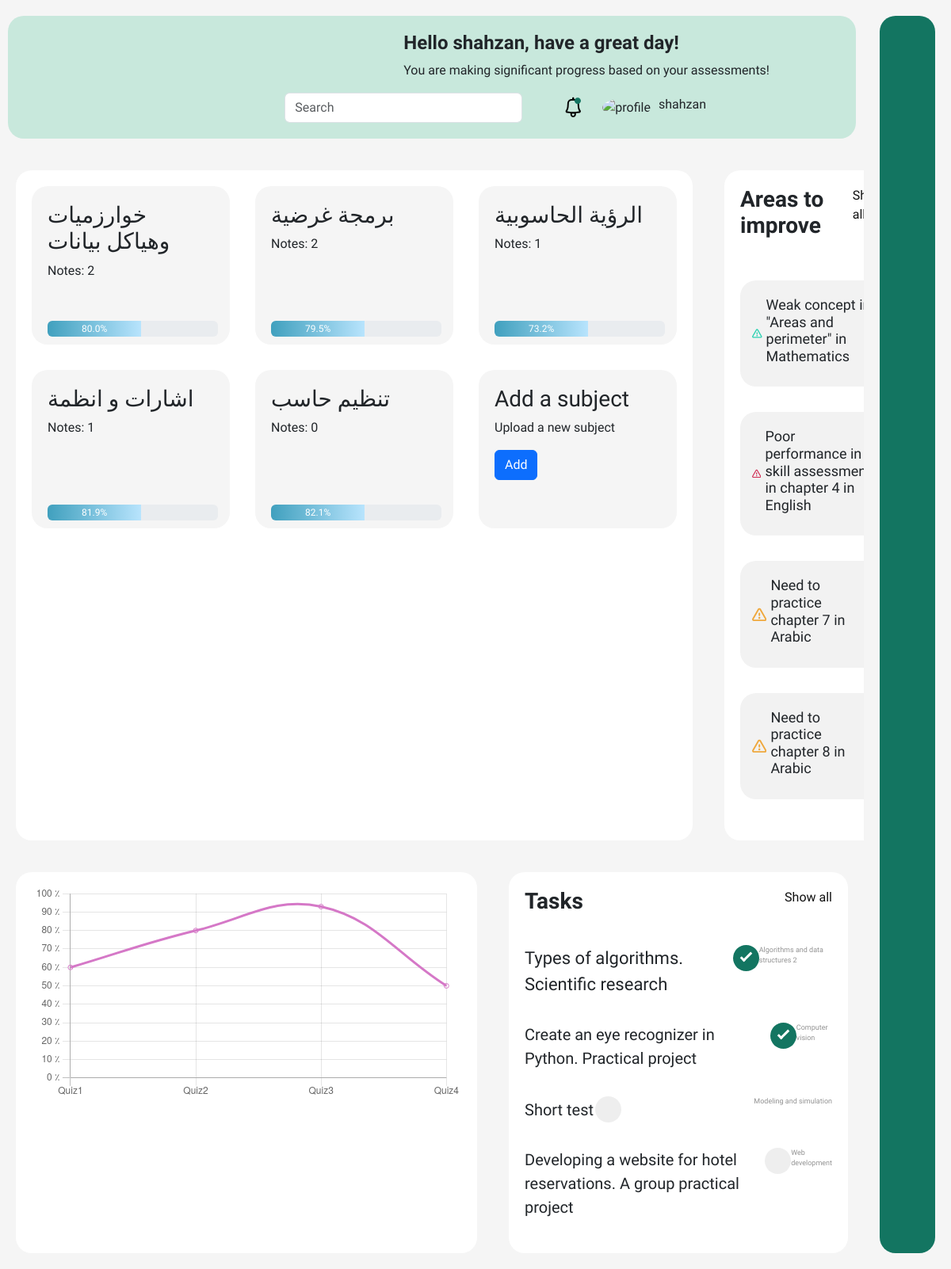
Screenshot of / (signed in) with the database file from the repository.
### web/models.py (models this page shows, shortened)
class Subject(models.Model):
    username = models.CharField(max_length=256, default="")
    subject_name = models.CharField(max_length=100)
    num_notes = models.IntegerField(default=0)
    progress = models.FloatField(default=0)

### web/views.py (the view)
# urls.py: path("", views.index, name="index"),
def index(request):
    try:
        userprofile = UserProfile.objects.get(user=request.user)
        subjects = Subject.objects.filter(username=request.user.username)[:6]
        return render(request, 'web/index.html', {
            "userprofile":userprofile,
            "subjects":subjects,
        })
    except:
        return render(request, 'web/index.html')

### web/templates/web/index.html (shortened to what this page needs)
{% extends 'web/layout.html' %}
{% block body %}
    <div class="wrapper">
        <div class="main">
            <div id="row-two">
                <div class="subjects">
                    <div class="subjects-list">
                        {% for subject in subjects %}
                        <a class="text-dark" href="{% url 'web:open_subject' subject.id %}">
                            <div class="subject">
                                <div class="subject-desc">
                                    <h3>{{ subject.subject_name }}</h3>
                                    <p>Notes: {{subject.num_notes}}</p>
                                </div>
                                <div class="subject-progress">
                                    <div style="height: 20px" class="progress" role="progressbar"
                                        aria-label="Example with label" aria-valuenow="25" aria-valuemin="0"
                                        aria-valuemax="100">
                                        <div class="progress-bar"
                                            style="width: 55%; background: linear-gradient(270deg,#b8e4fd 0%,#40a0be 100%);">
                                            {{ subject.progress }}%
                                        </div>
                                    </div>
                                </div>
                            </div>
                        </a>
                        {% endfor %}
                        <div class="text-dark">
                            <div class="subject">
                                <div class="subject-desc">
                                    <h3>Add a subject</h3>
                                    <p>Upload a new subject</p>
                                    <button class="btn btn-primary" onclick="openSubject()">Add</button>
                                </div>
                            </div>
                        </div>
                    </div>
                </div>
                <div class="notifications">
                    <div class="notifi-desc">
                        <h3>Areas to improve</h3>
                        <a href="#">Show all</a>
                    </div>
                    <div class="notifi-menu">
                        <div class="notifi-item">
                            <h4>Weak concept in "Areas and perimeter" in Mathematics</h4>
                        </div>
                        <div class="notifi-item">
                            <h4>Poor performance in skill assessment in chapter 4 in English</h4>
                        </div>
                        <div class="notifi-item">
                            <h4>Need to practice chapter 7 in Arabic</h4>
                        </div>
                        <div class="notifi-item">
                            <h4>
                                Need to practice chapter 8 in Arabic
                            </h4>
                        </div>
                    </div>
                </div>
            </div>
            <div class="row-three">
                <div class="chart">
                    <canvas id="myChart" style="width: 100%"></canvas>
                </div>
                <div class="todo">
                    <div class="todo-title">
                        <h3>Tasks</h3>
                        <a href="#">Show all</a>
                    </div>
                    <div class="todo-tasks">
                        <div class="todo-task">
                            <div class="todo-task-title">
                                <label class="checkbox-container">
                                    <span class="checkmark"></span>
                                    Types of algorithms. Scientific research
                                </label>
                            </div>
                            <div class="todo-task-info">
                                <p>Algorithms and data structures 2</p>
                            </div>
                        </div>
                        <div class="todo-task">
                            <div class="todo-task-title">
                                <label class="checkbox-container">
                                    <span class="checkmark"></span>
                                    <label for="">Create an eye recognizer in Python. Practical project</label>
                                </label>
                            </div>
                            <div class="todo-task-info">
                                <p>Computer vision</p>
                            </div>
                        </div>
                        <div class="todo-task">
                            <div class="todo-task-title">
                                <label class="checkbox-container">
                                    <span class="checkmark"></span>
                                    <label for="">Short test</label>
                                </label>
                            </div>
                            <div class="todo-task-info">
                                <p>Modeling and simulation</p>
                            </div>
                        </div>
                        <div class="todo-task">
                            <div class="todo-task-title">
                                <label class="checkbox-container">
                                    <span class="checkmark"></span>
                                    <label for="">Developing a website for hotel reservations. A group practical project</label>
                                </label>
                            </div>
                            <div class="todo-task-info">
                                <p>Web development</p>
                            </div>
                        </div>
                    </div>
                </div>
            </div>
        </div>
    </div>
    <script>
        const xValues = ["Quiz1", "Quiz2", "Quiz3", "Quiz4"];
        const yValues = [60, 80, 93, 50];
        new Chart("myChart", {
            type: "line",
            data: {
                labels: xValues,
                datasets: [
                    {
                        backgroundColor: "rgba(0,0,0,0)",
                        borderColor: "#D578C7",
                        data: yValues,
                    },
                ],
            },
            options: {
                legend: {
                    display: false,
                },
                scales: {
                    yAxes: [
                        {
                            ticks: {
                                min: 0,
                                max: 100,
                                callback: function (value) {
                                    return value + " ٪ ";
                                },
                            },
                        },
                    ],
                },
            },
        });
    </script>
{% endblock %}

### web/templates/web/layout.html (shortened to what this page needs)
{% load static %}
<!DOCTYPE html>
<html lang="en">
<head>
    <link href="https://cdn.jsdelivr.net/npm/bootstrap@5.3.3/dist/css/bootstrap.min.css" rel="stylesheet"
>
    <link href="https://cdn.lineicons.com/4.0/lineicons.css" rel="stylesheet" />
    <link rel="stylesheet" href="https://cdn.jsdelivr.net/npm/bootstrap-icons@1.11.1/font/bootstrap-icons.css">
    <link rel="stylesheet" href="{% static 'web/style.css' %}">
</head>
<body>
    <div class="wrapper">
        <aside id="sidebar">
            <div class="d-flex">
                <button class="toggle-btn" type="button">
                </button>
            </div>
            <ul class="sidebar-nav">
                <li class="sidebar-item">
                    <a href="{% url 'web:index' %}" class="sidebar-link">
                    </a>
                </li>
                <li class="sidebar-item">
                    <a href="{% url 'web:ai_tutor' 0 %}" class="sidebar-link">
                    </a>
                </li>
                <li class="sidebar-item">
                    <a href="#" class="sidebar-link">
                    </a>
                </li>
                <li class="sidebar-item">
                    <a href="#" class="sidebar-link">
                    </a>
                </li>
            </ul>
            <div class="sidebar-footer">
                {% if request.user.is_authenticated %}
                <a href="{% url 'web:logout_user' %}" class="sidebar-link">
                </a>
                {% else %}
                <a href="{% url 'web:login_user' %}" class="sidebar-link">
                    <i class="lni lni-exit"></i>
                    <span>Sign in</span>
                </a>
                {% endif %}
            </div>
        </aside>
        <div class="main">
            <div class="navbar">
                <div class="navbar-welcome">
                    <h1>Hello {{request.user.username}}, have a great day!</h1>
                    <p>You are making significant progress based on your assessments!</p>
                </div>
                <div class="navbar-details">
                    <div class="navbar-search">
                        <form class="form-inline">
                            <input class="form-control mr-sm-2" type="search" placeholder="Search" aria-label="Search" />
                        </form>
                    </div>
                    <div class="navbar-settings">
                        <div class="navbar-bell">
                        </div>
                        <div class="navbar-account">
                            <div class="navbar-account-img">
                                <img width="50px"
                                    src="https://neweralive.na/wp-content/uploads/2024/06/lloyd-sikeba.jpg"
                                    alt="profile" />
                            </div>
                            <div class="navbar-account-desc">
                                <h4>{{request.user.username}}</h4>
                            </div>
                        </div>
                    </div>
                </div>
            </div>
            {% block body %}
            {% endblock %}
</body>
</html>

### web/static/web/style.css (style rules this page uses)
a { text-decoration: none; }
li { list-style: none; }
h1 { font-weight: 600; font-size: 1.5rem; }
body { font-family: "El Messiri", sans-serif; background: #f5f5f5; }
.wrapper { display: flex; flex-direction: row-reverse; }
.main { min-height: 100vh; width: 100%; overflow: hidden; transition: all 0.35s ease-in-out; }
#sidebar { width: 70px; min-width: 70px; z-index: 1000; transition: all 0.25s ease-in-out; background-color: #137561; display: flex; flex-direction: column; margin: 20px 20px; border-radius: 20px; }
.toggle-btn { background-color: transparent; cursor: pointer; border: 0; padding: 1rem 1.5rem; }
.sidebar-nav { padding: 2rem 0; flex: 1 1 auto; }
a.sidebar-link { padding: 0.625rem 1.625rem; color: #fff; display: block; font-size: 0.9rem; white-space: nowrap; border-left: 3px solid transparent; }
.sidebar-item { position: relative; }
.navbar { flex-direction: row-reverse; background-color: #fff; padding: 10px 30px; margin: 20px 10px; border-radius: 20px; }
.navbar .navbar-welcome { direction: ltr; }
.navbar .navbar-details { display: flex; justify-content: space-between; direction: ltr; align-items: center; }
.navbar .navbar-settings { display: flex; justify-content: space-between; padding: 0px 50px; align-items: center; }
.navbar .navbar-search input { width: 300px; }
.navbar .navbar-account { display: flex; align-items: center; padding: 0 20px; }
.navbar .navbar-account-img img { border-radius: 50%; }
.navbar .navbar-account-desc { padding: 0 10px; }
.navbar .navbar-account-desc h4, p { font-size: medium; }
body { font-family: "El Messiri", sans-serif; background: #F5F5F5; }
#row-two { display: flex; direction: ltr; }
.subjects { width: 940px; background-color: #fff; padding: 20px; margin: 20px; border-radius: 20px; }
.subjects-list { display: grid; grid-template-columns: auto auto auto; gap: 2rem; }
.subject { width: 250px; height: 200px; padding: 20px; background-color: #F5F5F5; border-radius: 20px; position: relative; cursor: pointer; }
.subject-progress { position: absolute; width: 215px; bottom: 0; padding-bottom: 10px; }
.notifications { width: 525px; background-color: #fff; border-radius: 20px; padding: 20px; margin: 20px; }
.notifications .notifi-desc { display: flex; justify-content: space-between; padding-bottom: 12px; }
.notifications .notifi-desc h3 { font-weight: 700; }
.notifications .notifi-menu { margin: 2rem 0; }
.notifications .notifi-menu .notifi-item { display: flex; align-items: center; gap: 5px; background-color: #F2F2F2; padding: 20px 15px; margin: 2rem 0; border-radius: 20px; }
.notifications .notifi-item h4 { font-size: large; }
.row-three { display: flex; justify-content: space-between; direction: ltr; }
.chart { width: 1040px; background-color: #fff; padding: 20px; margin: 20px; border-radius: 20px; }
.todo { background-color: #fff; padding: 20px; margin: 20px; border-radius: 20px; }
.todo .todo-title { display: flex; justify-content: space-between; }
.todo .todo-title h3 { font-weight: 700; }
.todo-tasks { padding-top: 20px; }
.todo-task { display: flex; justify-content: space-between; padding: 10px 0; }
.todo-task-title label { font-weight: 500; font-size: 20px; }
.todo-task-info p { color: #929292; font-size: 9px; }
.todo-task-title .checkbox-container { display: block; position: relative; padding-right: 35px; margin-bottom: 12px; cursor: pointer; font-size: 22px; -webkit-user-select: none; -moz-user-select: none; -ms-user-select: none; user-select: none; }
.checkmark { position: absolute; top: 0; right: 0; height: 33px; width: 33px; background-color: #eee; border-radius: 50%; }
.checkbox-container input:checked~.checkmark { background-color: #137561; }
.checkmark:after { content: ""; position: absolute; display: none; }
.checkbox-container input:checked~.checkmark:after { display: block; }
.checkbox-container .checkmark:after { right: 13px; top: 6px; width: 7px; height: 15px; border: solid white; border-width: 0 3px 3px 0; -webkit-transform: rotate(45deg); -ms-transform: rotate(45deg); transform: rotate(45deg); }
* { box-sizing: border-box; margin: 0; padding: 0; font-family: "El Messiri", sans-serif; }
.navbar li, a, button { font-weight: 500; font-size: 16px; color: #111; text-decoration: none; }
.navbar { display: flex; justify-content: space-between; flex-direction: row-reverse; align-items: center; padding: 20px 10%; position: sticky; top: 0; z-index: 100; background-color: #c8e8dc; }

### rows the page displays
Subject: subject_name "خوارزميات وهياكل بيانات", num_notes "2", progress "80.0"
Subject: subject_name "برمجة غرضية", num_notes "2", progress "79.5"
Subject: subject_name "الرؤية الحاسوبية", num_notes "1", progress "73.2"
Subject: subject_name "اشارات و انظمة", num_notes "1", progress "81.9"
Subject: subject_name "تنظيم حاسب", num_notes "0", progress "82.1"

### other values shown
{{ request.user.username }} "shahzan"
